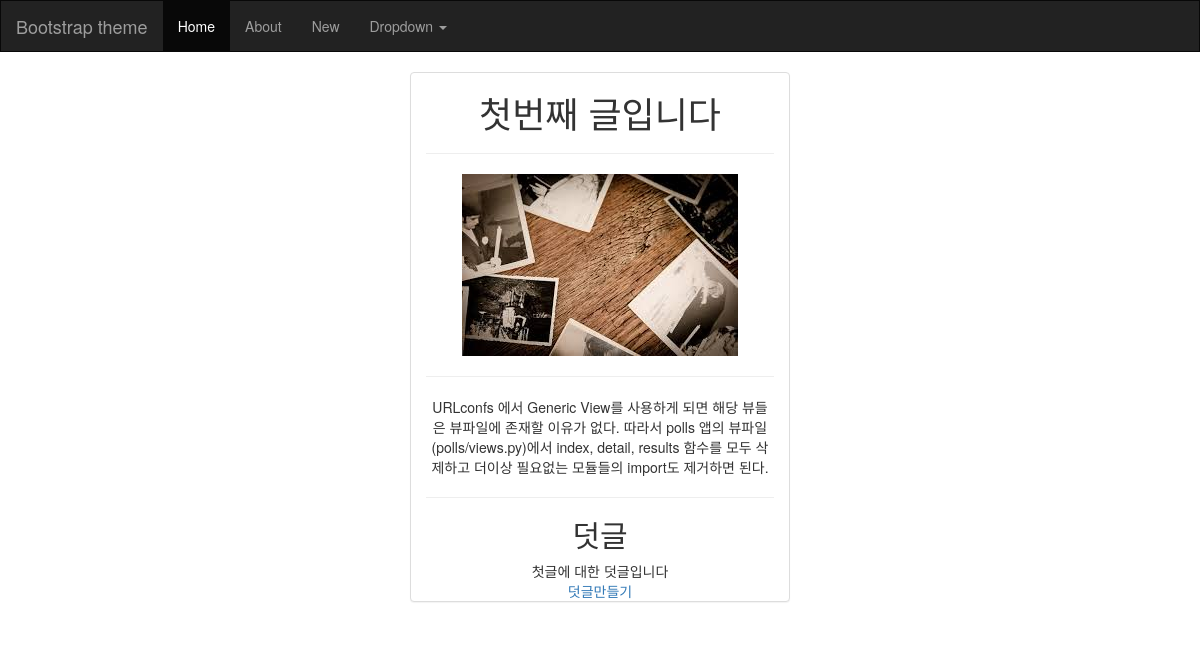
The app's page /blog/post/1/, older data.
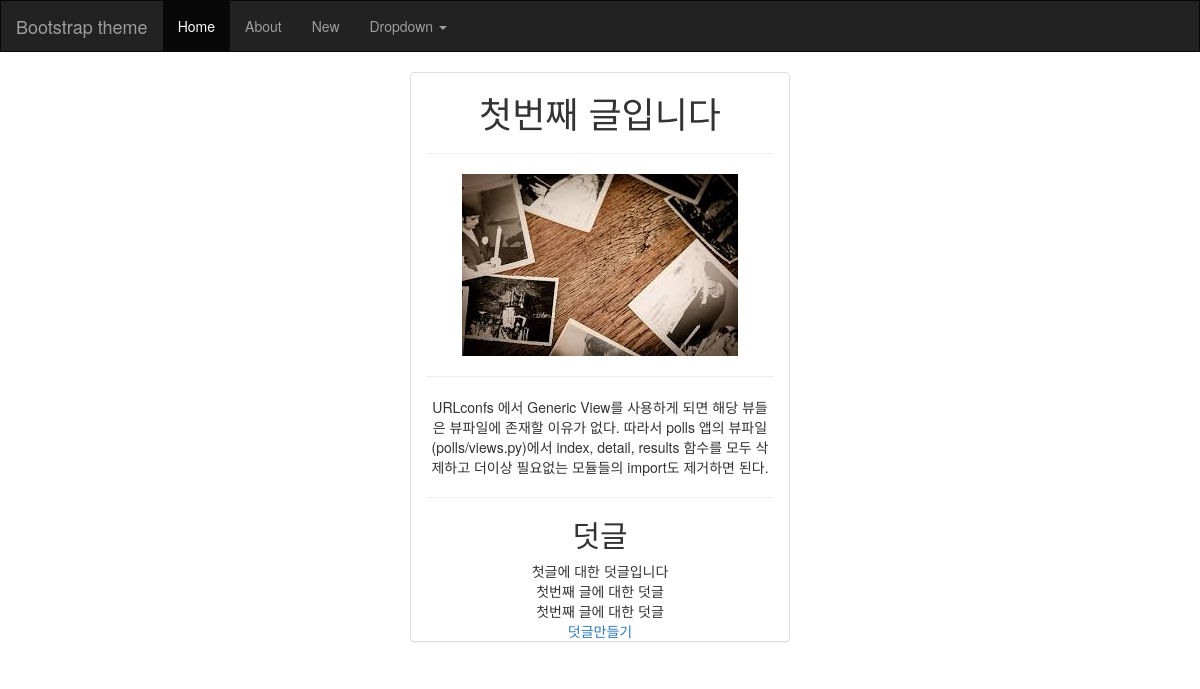
The same page, newer data.
### blog/models.py (models this page shows, shortened)
class Post(models.Model):
    title = models.CharField(max_length=200)
    content = models.TextField(max_length=400)
    image = models.ImageField()
    created_at = models.DateTimeField(auto_now_add=True)
    updated_at = models.DateTimeField(auto_now=True)

class Comment(models.Model):
    post = models.ForeignKey(Post)
    content = models.TextField(max_length=200)

### blog/views.py (the view)
# urls.py: url(r'^post/(?P<pk>\d+)/$', views.DetailView.as_view(), name="detail"),
class DetailView(generic.DetailView):
    model = Post
    template_name = "blog/detail.html"

### blog/templates/blog/detail.html
{% extends 'blog/base.html' %}
{% block body %}
<div class="row">
    <div class="container">
        <div class="panel panel-default col-sm-offset-4 col-sm-4">
            <h1>{{ post.title }}</h1><hr>
            <p><img src="{{ post.image.url }}"/><p><hr>
            <p>{{ post.content }}</p>
            <hr>
            <h2>덧글</h2>
            {% for comment in post.comment_set.all %}
            <div>
                {{ comment.content }}
            </div>
            {% endfor %}
            <a href="{% url 'blog:comment-create' post.pk %}">덧글만들기</a>
        </div>
    </div>
</div>
{% endblock %}

### blog/templates/blog/base.html (shortened to what this page needs)
<!DOCTYPE html>
<html>
<head>
    {% load staticfiles %}
    <link rel="stylesheet" href="https://maxcdn.bootstrapcdn.com/bootstrap/3.3.6/css/bootstrap.min.css">
    <link rel="stylesheet" type="text/css" href="{% static 'blog/style.css'%}" />
</head>
<body>
    <nav class="navbar navbar-inverse">
      <div class="container-fluid">
        <div class="navbar-header">
          <a class="navbar-brand" href="#">Bootstrap theme</a>
        </div>
        <div id="navbar" class="navbar-collapse collapse">
          <ul class="nav navbar-nav">
            <li class="active"><a href="#">Home</a></li>
            <li><a href="#about">About</a></li>
            <li><a href="">New</a></li>
            <li class="dropdown">
              <a href="#" class="dropdown-toggle" data-toggle="dropdown" role="button" aria-haspopup="true" aria-expanded="false">Dropdown <span class="caret"></span></a>
            </li>
          </ul>
        </div>
      </div>
    </nav>
{% block body %}
{% endblock %}
</body>
</html>

### blog/static/blog/style.css (style rules this page uses)
.navbar { border-radius: 0; }
.panel { text-align: center; }

Row changes from the older to the newer data that the page shows:
added Comment: content "첫번째 글에 대한 덧글"
added Comment: content "첫번째 글에 대한 덧글"
